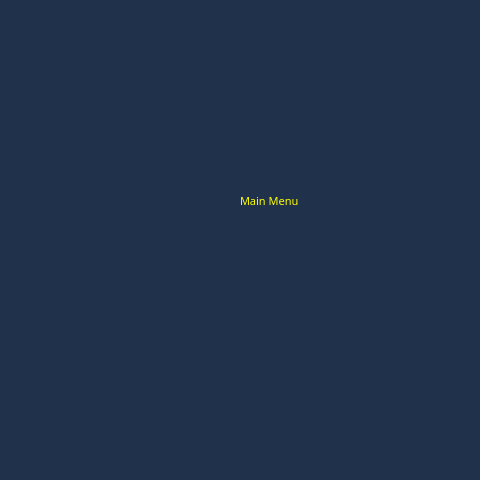
<?xml version="1.0" encoding="UTF-8"?>
<ui version="4.0">
 <class>MainWindow</class>
 <widget class="QMainWindow" name="MainWindow">
  <property name="geometry">
   <rect>
    <x>0</x>
    <y>0</y>
    <width>480</width>
    <height>480</height>
   </rect>
  </property>
  <property name="windowTitle">
   <string>MainWindow</string>
  </property>
  <property name="styleSheet">
   <string notr="true">background-color:rgb(31, 49, 75);
   background-image:url(:/images/aerospace-village-logo-grey.png);
  </string>
  </property>
  <widget class="QWidget" name="centralwidget">
   <property name="styleSheet">
    <string notr="true">background-color:rgb(0);</string>
   </property>
   <widget class="QLabel" name="label">
    <property name="geometry">
     <rect>
      <x>240</x>
      <y>150</y>
      <width>91</width>
      <height>101</height>
     </rect>
    </property>
    <property name="font">
     <font>
      <family>Neuropol X</family>
      <pointsize>8</pointsize>
     </font>
    </property>
    <property name="autoFillBackground">
     <bool>false</bool>
    </property>
    <property name="styleSheet">
     <string notr="true">background-color:rgb(0);
      color:rgb(255, 255, 0);</string>
    </property>
    <property name="text">
     <string>Main Menu</string>
    </property>
    <property name="textFormat">
     <enum>Qt::AutoText</enum>
    </property>
    <property name="wordWrap">
     <bool>true</bool>
    </property>
   </widget>
  </widget>
  <widget class="QMenuBar" name="menubar">
   <property name="geometry">
    <rect>
     <x>0</x>
     <y>0</y>
     <width>450</width>
     <height>24</height>
    </rect>
   </property>
  </widget>
  <widget class="QStatusBar" name="statusbar"/>
 </widget>
 <resources/>
 <connections/>
</ui>
